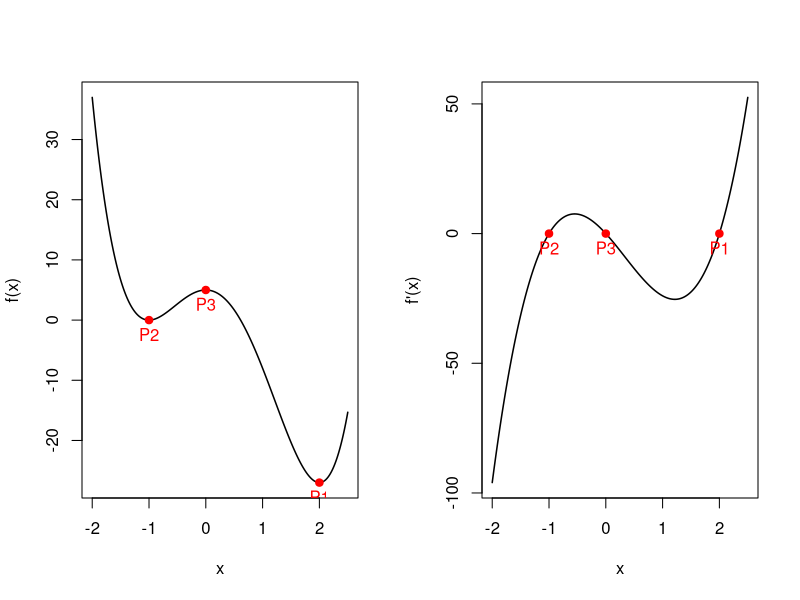
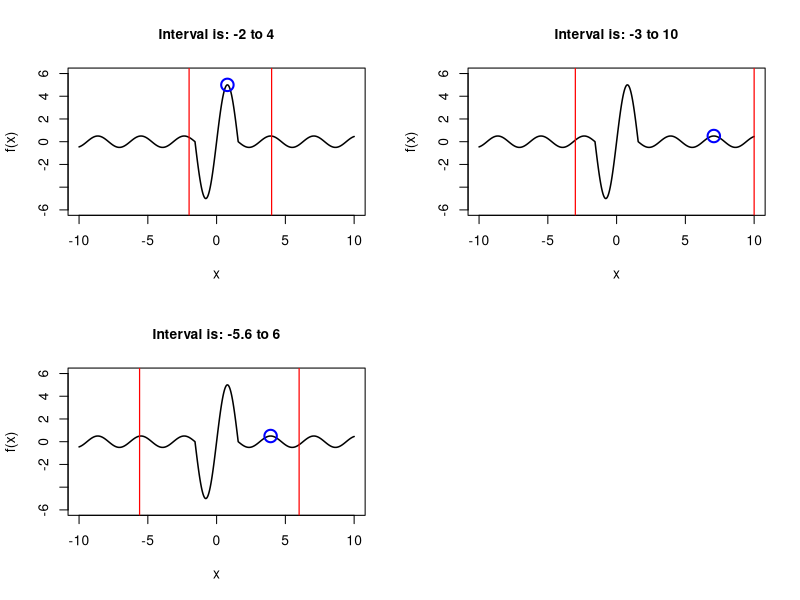

Here is the R script that generated these plots, in order: (Note: this script raises an error after producing the figures.)
### Gov 2001: Problem set 3

## Q1

# define function and first and second derivative
fkt    <- function(x){3*x^4-4*x^3-12*x^2 + 5}
fd.fkt <- function(x){12*x^3-12*x^2-24*x}
sd.fkt <- function(x){36*x^2-24*x-24}

cvals <- c(2,-1,0)

# plot function
pdf("fig1.pdf")
par(mfrow=c(1,2))
ruler <- seq(-2, 2.5, by=.01)
# fkt
plot(fkt(ruler) ~ ruler, type="l", lwd=1.5, xlab="x", ylab="f(x)")
points(cvals,fkt(cvals),col="red",pch=19)
text(cvals,fkt(cvals),col="red",pos=1,labels=c("P1","P2","P3") )
# fd.fkt
plot(fd.fkt(ruler) ~ ruler, type="l", lwd=1.5, xlab="x", ylab="f'(x)")
points(cvals,fd.fkt(cvals),col="red",pch=19)
text(cvals,fd.fkt(cvals),col="red",pos=1,labels=c("P1","P2","P3") )
dev.off()

## bisection function
bisec <- function(fun, start, end, tol=.00001)
 {
  iter <- 0 #
   if((fun(start)*fun(end))>=0){warning("Upper and lower bounds do not bracket zero")}
   while(abs(start-end)>tol)
    {
     iter <- iter + 1
     mid <- mean(c(start,end)) # compute midpoint
	   ifelse( (sign(fun(end))==sign(fun(mid))),end <- mid,start <- mid) # update interval
    }
 return(list(start=start, end=end, iter=iter))
}

# first extramum
bisec(fun=fd.fkt, start=-3, end=-.5)

# second extremum
bisec(fun=fd.fkt, start=-.5, end=1)

# third extremum
bisec(fun=fd.fkt, start=1, end=5)

# simple NR function
newt.raph<- function(f, f.x, start.val, iter.max = 15, tol = 0.00001)
 {
  x.out<-c()
  x.out[1]<- start.val
  x.out[2]<- start.val - f(start.val)/f.x(start.val) #  to illustrate: this is the updating step for the first iteration
  i<-1
  while(abs(f(x.out[i+1]))>tol)
   { # while condition for tolerance
    i<- i + 1
    x.out[i + 1]<- x.out[i] -f(x.out[i])/f.x(x.out[i]) # updating step for all other iterations
    if(i==iter.max){break}
   }
  return(x.out)
}

# apply to the example
out <- newt.raph(f=fd.fkt, f.x=sd.fkt, start.val=10, tol=0.00001)

# report quantities of interest
tab <- data.frame(x.k=out,f.xk=fkt(out),fd.f.xk=fd.fkt(out))
tab$conv <- 0
for(i in 2:nrow(tab)){tab$conv[i]<-(tab$x.k[i]-tab$x.k[i-1])/(tab$x.k[i-1]-2)}
library(xtable)
xtable(tab,digits=2)

## Q2
# define function
func.crazy<- function(x){ifelse(abs(x)>pi/2,cos(x)*sin(x),10*cos(x)*sin(x))}

# define intervals and pack them in a list
ints <- list(c(-2, 4),c(-3, 10),c(-5.6,6))
y <- seq(-10, 10, by=0.01)

# initate plot
pdf(file= "fig2.pdf", width = 5, height = 5, family = "Times",pointsize = 8)
par(mfrow=c(2,2), cex.main=1, cex.lab=1)


# run optimizations and plot (three at once)
for(i in 1:3){
int<- ints[[i]]
out.work <- optimize(func.crazy, int=int, maximum=T)
plot(func.crazy(y)~y, ylim=c(-6,6), type="l", xlab="x", lwd=1.5, ylab="f(x)",main=paste("Interval is: ",int[1]," to ",int[2],sep=""))
abline(v=int[1],lwd=1.2, col="red" )
abline(v=int[2], lwd=1.2, col="red")
points(out.work$objective~out.work$maximum, col="blue", lwd=2, cex=2)
}
dev.off()

### Q3

# Define density function
fkt <- function(parm){
 x <- parm[1]
 y <- parm[2]
 out <- exp(-((x-2)^2+(y-1)^2))
 return(out)
}

# plot
#pdf("fig3.pdf")
ruler <- seq(-5,5, by=.5)
grid.dat <- expand.grid(x = ruler, y = ruler)
grid.dat <- data.frame(z=apply(grid.dat,1,fkt),grid.dat)
wireframe(z ~ x * y, data = grid.dat, shade = TRUE,
scales=list(arrows=FALSE),screen = list(z = 15, x = -70 ),
main="f(x,y)=exp(-((x-2)^2+(y-1)^2))")
#dev.off()

# optimize
out <- optim(par=c(1,0.15),fn=fkt,method="BFGS",hessian=T,control=list(fnscale=-1))
out
# again
out <- optim(par=c(5,5),fn=fkt,method="BFGS",control=list(fnscale=-1))
out

# extra credit: the NR algorythm in vector form.

# define function that implements gradient
# notice this takes in a vector and spits out a vector (2 by 1)
fd.fkt <- function(parm){
 x <- parm[1]
 y <- parm[2]
 fd.fkt.x <- -2*exp(-((x-2)^2+(y-1)^2))*(-2+x)
 fd.fkt.y <- -2*exp(-((x-2)^2+(y-1)^2))*(-1+y)
 return(matrix(c(fd.fkt.x,fd.fkt.y),2,1))
}

# check
fd.fkt(c(1,0.15))

# define function that implements matrxi of second derivaties
# notcie this takes in a vector and spits out a hessian matrix (2 by 2)
sd.fkt <- function(parm){
 x <- parm[1]
 y <- parm[2]
 sd.fkt.x.x <- -2*exp(-((x-2)^2+(y-1)^2)) + 4*exp(-((x-2)^2+(y-1)^2))*(-2+x)^2
 sd.fkt.y.y <- -2*exp(-((x-2)^2+(y-1)^2)) + 4*exp(-((x-2)^2+(y-1)^2))*(-1+y)^2
 sd.fkt.x.y <- 4*exp(-((x-2)^2+(y-1)^2))*(-2+x)*(-1+y)
 return(matrix(c(sd.fkt.x.x,rep(sd.fkt.x.y,2),sd.fkt.y.y),2,2))
}

# check
sd.fkt(c(2,1))

# now do the NR (matrix form)
newt.raph<- function(f,f.x,f.xx,start.val,iter.max = 15,tol = 0.00001)
 {

# housekeeping
i <- 1
out <- c()
lambda    <- as.matrix(start.val)
out[1] <- f(lambda) # store result

# start the NR algo
store.lam <- matrix(NA,1,nrow(lambda))
store.lam[i,] <- t(lambda)
for(i in 1:iter.max)
 {
  i <- i + 1
  lambda <- lambda - solve(f.xx(lambda))%*%f.x(lambda) # all the money is here in the NR updating step
  out[i] <- f(lambda) # store value of objective function at next iteration
  store.lam <- rbind(store.lam,t(lambda))
  if(abs(out[i]-out[i-1])<tol){cat("Convergence within",i,"iterations \n")
  break } # tolerance check
 }
if(i==iter.max){cat("Did not converge within max.iter \n")}

# package results to trace optimization trajectory (can skip all of this)
  colnames(store.lam) <- paste(rep("parameter",nrow(lambda)),1:nrow(lambda),sep="")
  trace.mat <- cbind(store.lam,out)
  colnames(trace.mat) <- c(paste(rep("parameter",nrow(lambda)),1:nrow(lambda),sep=""),"val")
  rownames(trace.mat) <- paste(rep("iter",i),1:i,sep="")
  return(list(
              sol.parma = store.lam[nrow(store.lam),],
              sol.val = out[length(out)],
              sol.trace = trace.mat
              ))
}

# apply
out <- newt.raph(f=fkt,f.x=fd.fkt,f.xx=sd.fkt,start.val=c(1.65,0.65),iter.max = 60,tol = 0.00001); out

# report quantities of interest
tab <- data.frame(x=out$sol.trace[,1],y=out$sol.trace[,2],f.lam=out$sol.trace[,3],
                  t(apply(out$sol.trace[,1:2],1,fd.fkt)))
names(tab)[4:5] <- c("fd.f.x","fd.f.y")
tab$conv <- 0
for(i in 2:nrow(tab)){tab$conv[i]<-tab$f.lam[i]/(1)}
library(xtable)
xtable(tab,digits=3)
